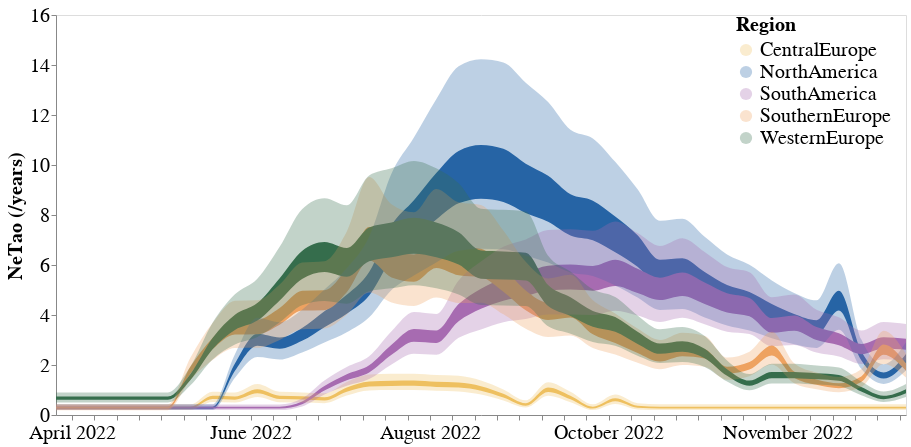

Source (notebook cell):
### Code cell
line = alt.Chart(test).mark_area(interpolate='monotone').encode(
    alt.X('date:T', axis=alt.Axis(title="", grid=False, format="%B %Y")),
    alt.Y('lower_hpd_log_50',axis=alt.Axis(title="NeTao (/years)", grid=False)),#,scale=alt.Scale(domain=(0, 13))),
    alt.Y2('upper_hpd_log_50' ),
    color=alt.Color('deme:N',  scale=alt.Scale(domain=domain, range=range_))
).properties(
    width=850,
    height=400
)#.transform_filter(
  #  (datum.upper_hpd_log_50 < 50)
#)

band = alt.Chart(test).mark_area(
    opacity=0.3, interpolate='monotone'
).encode(
    alt.X('date:T', axis=alt.Axis(title="", grid=False)),
    alt.Y('lower_hpd_log_95'),#axis=None),#, scale=alt.Scale(domain=(0, 13))),
    alt.Y2('upper_hpd_log_95'),
    color=alt.Color('deme:N', title = "Region", legend=alt.Legend(title= "Region",offset = -170, symbolSize = 150, labelFontSize = 20, titleFontSize = 20))
).properties(
    width=850,
    height=400
)#.transform_filter(
 #   (datum.upper_hpd_log_95 < 50)
#)

ne_plot = line + band
(ne_plot).configure_axis(
    labelFontSize=20,
    titleFontSize=20
)

### Figure 1 — Vega-Lite specification as saved in the notebook (floating-point values rounded to 4 significant figures; data arrays with more than 128 entries replaced by an {"elided": "..."} marker saying what was removed)
{"config": {"view": {"continuousWidth": 400, "continuousHeight": 300}, "axis": {"labelFontSize": 20, "titleFontSize": 20}}, "layer": [{"mark": {"type": "area", "interpolate": "monotone"}, "encoding": {"color": {"field": "deme", "scale": {"domain": ["CentralEurope", "NorthAmerica", "SouthAmerica", "SouthernEurope", "WesternEurope"], "range": ["#EEC060", "#2664A5", "#A76BB1", "#EEA160", "#356D4C"]}, "type": "nominal"}, "x": {"axis": {"format": "%B %Y", "grid": false, "title": ""}, "field": "date", "type": "temporal"}, "y": {"axis": {"grid": false, "title": "NeTao (/years)"}, "field": "lower_hpd_log_50", "type": "quantitative"}, "y2": {"field": "upper_hpd_log_50"}}, "height": 400, "width": 850}, {"mark": {"type": "area", "interpolate": "monotone", "opacity": 0.3}, "encoding": {"color": {"field": "deme", "legend": {"labelFontSize": 20, "offset": -170, "symbolSize": 150, "title": "Region", "titleFontSize": 20}, "title": "Region", "type": "nominal"}, "x": {"axis": {"grid": false, "title": ""}, "field": "date", "type": "temporal"}, "y": {"field": "lower_hpd_log_95", "type": "quantitative"}, "y2": {"field": "upper_hpd_log_95"}}, "height": 400, "width": 850}], "data": {"name": "data-ba12e5effd791c0e0accb81f3a1bbff0"}, "$schema": "https://vega.github.io/schema/vega-lite/v4.17.0.json", "datasets": {"data-ba12e5effd791c0e0accb81f3a1bbff0": {"elided": "195 records"}}}
